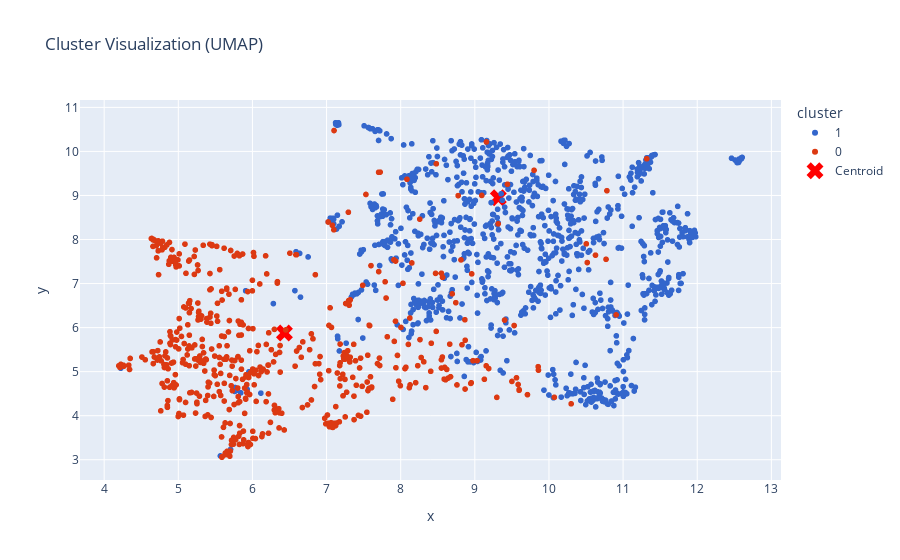

Notebook cell for this chart:
### Code cell
# Example usage
if __name__ == "__main__":
    embeddings_file = "C:/Users/leonc/Thesis 2024/Toxic-Symbology/Image Clustering/all_embeddings.pt"
    folder_path = "C:/Users/leonc/Thesis 2024/Toxic-Symbology/complete expansion/combined_images_filtered_renamed"
    destination_folder = "2_clusters"
    n_clusters = 2 # Adjust based on your needs

    # Run the full pipeline
    results = process_and_cluster_embeddings(
        embeddings_file, n_clusters, folder_path, destination_folder, max_images=50, method="umap", max_clusters=2
    )
    
    # Output evaluation results
    print(results)

### Figure 1 — Plotly figure (JSON) as saved in the notebook; plotly's stock layout.template omitted (floating-point values rounded to 4 significant figures; data arrays with more than 128 entries replaced by an {"elided": "..."} marker saying what was removed)
{"data": [{"customdata": {"elided": "988x2 str values"}, "hovertemplate": "cluster=%{customdata[0]}<br>x=%{x}<br>y=%{y}<br>image_id=%{customdata[1]}<extra></extra>", "legendgroup": "1", "marker": {"color": "#3366CC", "symbol": "circle"}, "mode": "markers", "name": "1", "showlegend": true, "type": "scattergl", "x": {"elided": "988 float values"}, "xaxis": "x", "y": {"elided": "988 float values"}, "yaxis": "y"}, {"customdata": {"elided": "541x2 str values"}, "hovertemplate": "cluster=%{customdata[0]}<br>x=%{x}<br>y=%{y}<br>image_id=%{customdata[1]}<extra></extra>", "legendgroup": "0", "marker": {"color": "#DC3912", "symbol": "circle"}, "mode": "markers", "name": "0", "showlegend": true, "type": "scattergl", "x": {"elided": "541 float values"}, "xaxis": "x", "y": {"elided": "541 float values"}, "yaxis": "y"}, {"marker": {"color": "red", "size": 15, "symbol": "x"}, "mode": "markers", "name": "Centroid", "type": "scatter", "x": [6.432, 9.317], "y": [5.877, 8.948]}], "layout": {"legend": {"title": {"text": "cluster"}, "tracegroupgap": 0}, "showlegend": true, "title": {"text": "Cluster Visualization (UMAP)"}, "xaxis": {"anchor": "y", "domain": [0, 1], "title": {"text": "x"}}, "yaxis": {"anchor": "x", "domain": [0, 1], "title": {"text": "y"}}}}
